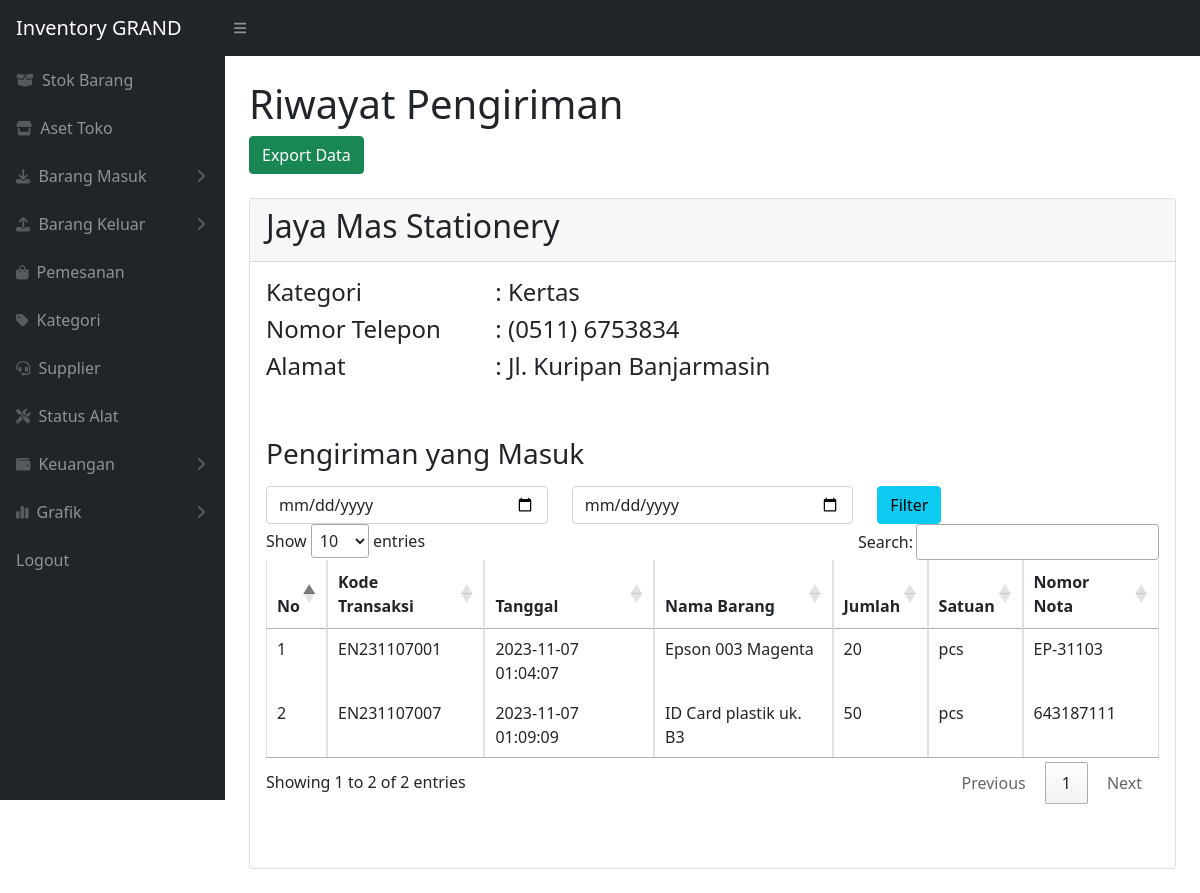
Page /detailsupplier.php?id=1 (signed in) on the committed database.
### tables this page shows
CREATE TABLE `supplier` (
  `idsupplier` int(11) NOT NULL,
  `namasupplier` varchar(150) NOT NULL,
  `kategorisupplier` varchar(75) NOT NULL,
  `nomorsupplier` varchar(50) NOT NULL,
  `alamat` varchar(150) NOT NULL
);

CREATE TABLE `masuk` (
  `idmasuk` int(11) NOT NULL,
  `idtransaksi` int(11) NOT NULL,
  `idbarang` int(11) NOT NULL,
  `tanggal` timestamp NOT NULL DEFAULT current_timestamp(),
  `qty` int(11) NOT NULL,
  `idsupplier` int(11) NOT NULL,
  `nota` varchar(20) NOT NULL,
  `satuan` varchar(4) NOT NULL,
  `hargamasuk` decimal(10,0) NOT NULL
);

CREATE TABLE `transaksimasuk` (
  `idtransaksi` int(11) NOT NULL,
  `kodetransaksi` char(15) NOT NULL,
  `tanggal` timestamp NOT NULL DEFAULT current_timestamp() ON UPDATE current_timestamp(),
  `pengirim` varchar(100) NOT NULL,
  `penerima` varchar(100) NOT NULL,
  `jumlah` int(11) NOT NULL
);

CREATE TABLE `stok` (
  `idbarang` int(11) NOT NULL,
  `namabarang` varchar(100) NOT NULL,
  `kategori` varchar(75) NOT NULL,
  `stok` int(11) NOT NULL,
  `image` varchar(99) DEFAULT NULL,
  `satuan` varchar(15) NOT NULL,
  `harga` decimal(10,0) NOT NULL
);

### detailsupplier.php (the view, shortened to what this page needs)
<?php
require 'function.php';
$idsupplier = $_GET['id'];
$get = mysqli_query($conn, "select * from supplier where idsupplier='$idsupplier'");
$fetch = mysqli_fetch_assoc($get);
$namasupplier = $fetch['namasupplier'];
$kategorisupplier = $fetch['kategorisupplier'];
$nomorsupplier = $fetch['nomorsupplier'];
$alamat = $fetch['alamat'];
?>
<!DOCTYPE html>
<html lang="en">
<head>
    <link href="https://cdn.datatables.net/1.13.2/css/jquery.dataTables.min.css" rel="stylesheet" />
    <link href="css/styles.css" rel="stylesheet" />
    <link rel="stylesheet" href="https://cdn.datatables.net/1.13.2/css/jquery.dataTables.min.css">
    <link rel="stylesheet" href="https://cdn.datatables.net/buttons/2.0.1/css/buttons.dataTables.min.css">
</head>
<body class="sb-nav-fixed">
    <?php include "components/nav.php" ?>
    <div id="layoutSidenav">
        <?php include "components/sidebar.php" ?>
        <div id="layoutSidenav_content">
            <main>
                <div class="container-fluid px-4">
                    <h1 class="mt-4">Riwayat Pengiriman</h1>
                    <a href="exportdetailsupplier.php?id=<?= $idsupplier; ?>" class="btn btn-success">Export Data</a>
                    <div class="card mb-4 mt-4">
                        <div class="card-header">
                            <h2><?= $namasupplier; ?></h2>
                        </div>
                        <div class="card-body">
                            <div class="row">
                                <div class="col-md-3">
                                    <h4>Kategori</h4>
                                </div>
                                <div class="col-md-9">
                                    <h4>: <?= $kategorisupplier; ?></h4>
                                </div>
                            </div>
                            <div class="row">
                                <div class="col-md-3">
                                    <h4>Nomor Telepon</h4>
                                </div>
                                <div class="col-md-9">
                                    <h4>: <?= $nomorsupplier; ?></h4>
                                </div>
                            </div>
                            <div class="row">
                                <div class="col-md-3">
                                    <h4>Alamat</h4>
                                </div>
                                <div class="col-md-9">
                                    <h4>: <?= $alamat; ?></h4>
                                </div>
                            </div>
                            <br></br>
                            <h3>Pengiriman yang Masuk</h3>
                            <form method="post" class="mt-3">
                                <div class="row">
                                    <div class="col">
                                        <input type="date" name="tgl_mulai" class="form-control">
                                    </div>
                                    <div class="col">
                                        <input type="date" name="tgl_selesai" class="form-control">
                                    </div>
                                    <div class="col">
                                        <button type="submit" name="filter_tgl" class="btn btn-info">Filter</button>
                                    </div>
                                </div>
                            </form>
                            <div class="table-responsive">
                                <table class="table table-bordered" id="dataTable" width="100%" cellspacing="0">
                                    <thead>
                                        <tr>
                                            <th>No</th>
                                            <th>Kode Transaksi</th>
                                            <th>Tanggal</th>
                                            <th>Nama Barang</th>
                                            <th>Jumlah</th>
                                            <th>Satuan</th>
                                            <th>Nomor Nota</th>
                                        </tr>
                                    </thead>
                                    <tbody>
                                        <?php
                                        if (isset($_POST['filter_tgl'])) {
                                            $mulai = $_POST['tgl_mulai'];
                                            $selesai = $_POST['tgl_selesai'];
                                            if ($mulai != null || $selesai != null) {
                                                $ambildatamasuk = mysqli_query($conn, "select * from masuk m join stok s on s.idbarang = m.idbarang join supplier su on su.idsupplier = m.idsupplier join transaksimasuk tm on tm.idtransaksi = m.idtransaksi WHERE m.idsupplier='$idsupplier' and tanggal BETWEEN '$mulai' and DATE_ADD('$selesai',INTERVAL 1 DAY)");
                                            } else {
                                                $ambildatamasuk = mysqli_query($conn, "select * from masuk m join stok s on s.idbarang = m.idbarang join supplier su on su.idsupplier = m.idsupplier join transaksimasuk tm on tm.idtransaksi = m.idtransaksi WHERE m.idsupplier='$idsupplier'");
                                            }
                                        } else {
                                            $ambildatamasuk = mysqli_query($conn, "select * from masuk m join stok s on s.idbarang = m.idbarang join supplier su on su.idsupplier = m.idsupplier join transaksimasuk tm on tm.idtransaksi = m.idtransaksi WHERE m.idsupplier='$idsupplier'");
                                        }
                                        $i = 1;
                                        while ($data = mysqli_fetch_array($ambildatamasuk)) {
                                            $kodeauto = $data['kodetransaksi'];
                                            $tanggal = $data['tanggal'];
                                            $satuan = $data['satuan'];
                                            $namabarang = $data['namabarang'];
                                            $qty = $data['qty'];
                                            $nota = $data['nota'];
                                        ?>
                                            <tr>
                                                <td><?= $i++; ?></td>
                                                <td><?= $kodeauto; ?></td>
                                                <td><?= $tanggal; ?></td>
                                                <td><?= $namabarang; ?></td>
                                                <td><?= $qty; ?></td>
                                                <td><?= $satuan; ?></td>
                                                <td><?= $nota; ?></td>
                                            </tr>
                                        <?php
                                        };
                                        ?>
                                    </tbody>
                                </table>
                            </div>
                            <br></br>
                        </div>
                    </div>
                </div>
            </main>
        </div>
    </div>
</body>
</html>

### rows in the picture
supplier: namasupplier "Jaya Mas Stationery", kategorisupplier "Kertas", nomorsupplier "(0511) 6753834", alamat "Jl. Kuripan Banjarmasin"
masuk: transaksimasuk.kodetransaksi "EN231107001", transaksimasuk.tanggal "2023-11-07 01:04:07", idbarang.namabarang "Epson 003 Magenta", qty "20", idbarang.satuan "pcs", nota "EP-31103"
masuk: transaksimasuk.kodetransaksi "EN231107007", transaksimasuk.tanggal "2023-11-07 01:09:09", idbarang.namabarang "ID Card plastik uk. B3", qty "50", idbarang.satuan "pcs", nota "643187111"
